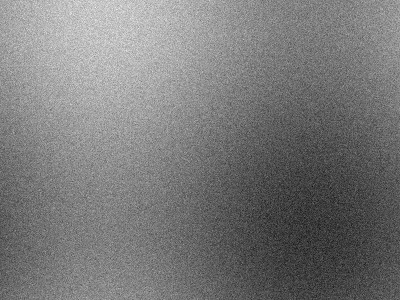
#> input picture data/test_samples/c2pa_broken_tampered.jpg, 400 x 300 px, given in place of media_1794937357622_7e7ff603.jpg, which was not available
$ python test_noise_floor.py   (older library calls are emulated)
#> lines starting #> are read from the running program, lines starting #| are printed output that depends on the picture
import numpy as np
import cv2
from PIL import Image

def measure_sensor_noise_floor(path):
    img = Image.open(path).convert('L')
    gray = np.asarray(img, dtype=np.float32)
    h, w = gray.shape
#> h = 300; w = 400

    # SRM high-pass residual
    k = np.array([
        [-1,  2, -2,  2, -1],
        [ 2, -6,  8, -6,  2],
        [-2,  8,-12,  8, -2],
        [ 2, -6,  8, -6,  2],
        [-1,  2, -2,  2, -1]
    ], dtype=np.float32) / 12.0
    res = cv2.filter2D(gray, -1, k)
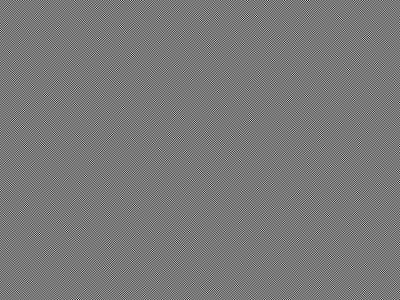
#> res: shape (300, 400) float32; min -108.7, max 119.7, mean 0; drawn with min black and max white

    # Structural gradient to find truly smooth background regions
    gx = cv2.Sobel(gray, cv2.CV_32F, 1, 0, ksize=3)
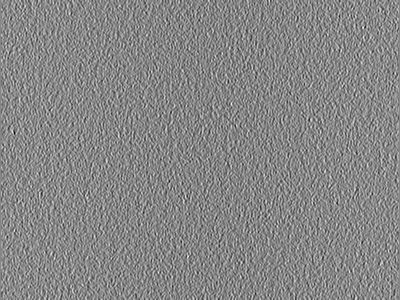
#> gx: shape (300, 400) float32; min -219, max 195, mean -0.2; drawn with min black and max white
    gy = cv2.Sobel(gray, cv2.CV_32F, 0, 1, ksize=3)
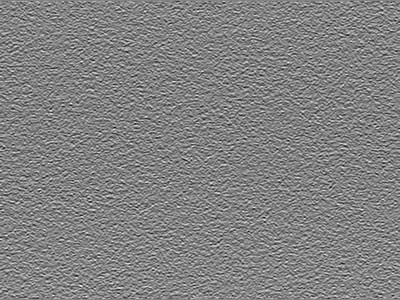
#> gy: shape (300, 400) float32; min -186, max 175, mean -1.6; drawn with min black and max white
    grad = np.sqrt(gx**2 + gy**2)
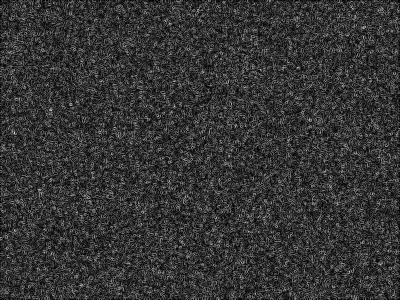
#> grad: shape (300, 400) float32; min 0, max 224.4, mean 53.2

    # Smooth areas: gradient < 4.0
    smooth_mask = grad < 4.0
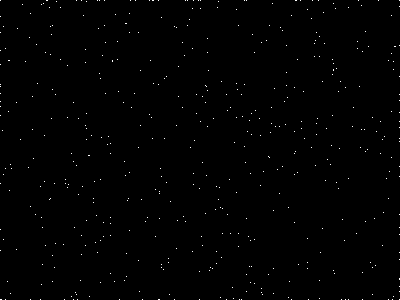
#> smooth_mask: shape (300, 400) bool; 0.42% white in thin lines or dots
    smooth_fraction = float(np.mean(smooth_mask))
#> smooth_fraction = 0.00424

    if np.sum(smooth_mask) > 500:
        smooth_res = res[smooth_mask]
#> smooth_res = 509 values, max 82.5 at index 8, min -108.7 at index 490, mean -1.23
        noise_variance = float(np.var(smooth_res))
#> noise_variance = 676.2
        noise_mean_abs = float(np.mean(np.abs(smooth_res)))
#> noise_mean_abs = 20.63
    else:
        noise_variance = 0.0
        noise_mean_abs = 0.0

    # High texture regions: gradient > 20.0
    tex_mask = grad > 20.0
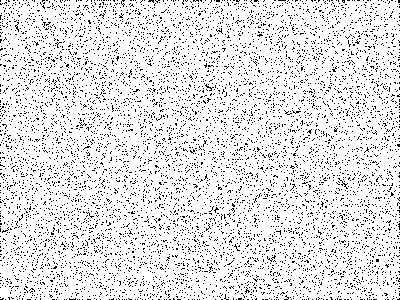
#> tex_mask: shape (300, 400) bool; 89.2% white; black in thin lines or dots
    if np.sum(tex_mask) > 500:
        tex_res = res[tex_mask]
        tex_noise_var = float(np.var(tex_res))
#> tex_noise_var = 694.3
    else:
        tex_noise_var = 0.0

    # Ratio of texture noise to smooth noise (dynamic range of residual)
    dynamic_ratio = tex_noise_var / (noise_variance + 1e-4)
#> dynamic_ratio = 1.03

    return {
        "smooth_frac": smooth_fraction,
        "smooth_var": noise_variance,
        "smooth_abs": noise_mean_abs,
        "tex_var": tex_noise_var,
        "dynamic_ratio": dynamic_ratio
    }

samples = [
    ("REAL UN Gaza", r"C:\Users\singh\.gemini\antigravity\brain\665a9fec-00da-48fe-b182-dbe26c3b7721\.user_uploaded\media_1794937357622_7e7ff603.jpg"),
    ("REAL UN Nadia", r"C:\Users\singh\.gemini\antigravity\brain\665a9fec-00da-48fe-b182-dbe26c3b7721\.user_uploaded\media_1794937346098_9eed34f1.jpg"),
    ("REAL UN Aerial", r"C:\Users\singh\.gemini\antigravity\brain\665a9fec-00da-48fe-b182-dbe26c3b7721\.user_uploaded\media_1794937357646_225cc16f.jpg"),
    ("REAL UN Assembly", r"C:\Users\singh\.gemini\antigravity\brain\665a9fec-00da-48fe-b182-dbe26c3b7721\.user_uploaded\media_1794937357654_26db2ec3.jpg"),
    ("REAL Press", "data/test_samples/authentic_press.jpg"),
    ("AI Earthshot (ChatGPT)", r"C:\Users\singh\.gemini\antigravity\brain\665a9fec-00da-48fe-b182-dbe26c3b7721\.user_uploaded\media_1794938867451_a73fa26d.jpg"),
    ("AI Railway (ChatGPT)", r"C:\Users\singh\.gemini\antigravity\brain\665a9fec-00da-48fe-b182-dbe26c3b7721\.user_uploaded\media_1794938867468_6ba81fb5.jpg"),
    ("AI Synth Sample", "data/test_samples/ai_synthetic_diffusion.jpg")
]

print(f"{'IMAGE':25s} | {'SMOOTH FRAC':12s} | {'SMOOTH VAR':12s} | {'SMOOTH ABS':12s} | {'TEX VAR':10s} | {'RATIO':10s}")
print("-" * 90)
for name, p in samples:
    r = measure_sensor_noise_floor(p)
#> r = {'smooth_frac': 0.00424, 'smooth_var': 676.2, 'smooth_abs': 20.63, 'tex_var': 694.3, 'dynamic_ratio': 1.03}
    print(f"{name:25s} | {r['smooth_frac']:12.4f} | {r['smooth_var']:12.4f} | {r['smooth_abs']:12.4f} | {r['tex_var']:10.2f} | {r['dynamic_ratio']:10.2f}")
#| REAL UN Gaza              |       0.0042 |     676.2435 |      20.6339 |     694.34 |       1.03
#> pass 2 of the loop `for name, p in samples:`:
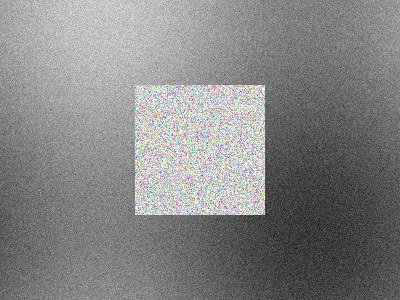
#> input picture data/test_samples/c2pa_discrepancy.jpg, 400 x 300 px, given in place of media_1794937346098_9eed34f1.jpg, which was not available
#> in measure_sensor_noise_floor (call 2), `smooth_mask = grad < 4.0`:
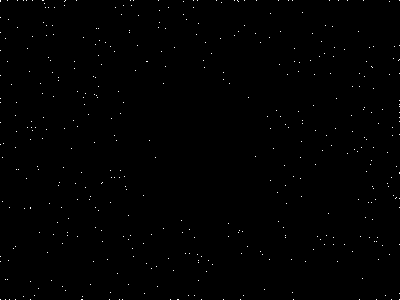
#> smooth_mask: shape (300, 400) bool; 0.36% white in thin lines or dots
#> smooth_fraction = 0.00363
#> in measure_sensor_noise_floor (call 2), `tex_mask = grad > 20.0`:
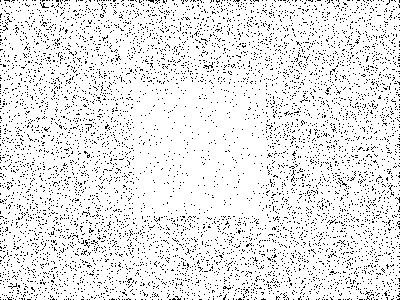
#> tex_mask: shape (300, 400) bool; 90.8% white; black in thin lines or dots
#> tex_noise_var = 1177.6
#> dynamic_ratio = 11775517.6
#> r = {'smooth_frac': 0.00363, 'smooth_var': 0, 'smooth_abs': 0, 'tex_var': 1177.6, 'dynamic_ratio': 11775517.6}
#| REAL UN Nadia             |       0.0036 |       0.0000 |       0.0000 |    1177.55 | 11775517.58
#> (the run stopped early here; a loop or call above may not have finished)
